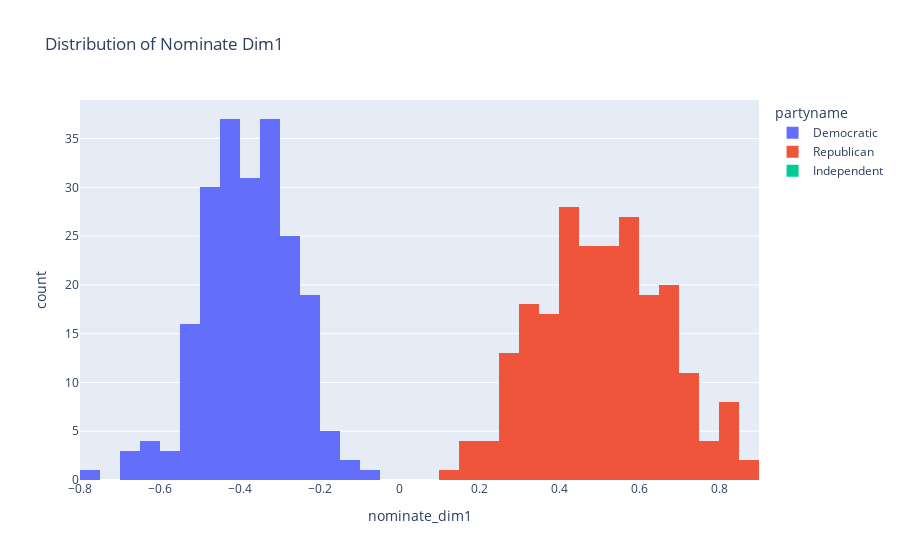

Notebook code for this chart:
### Code cell
fig = px.histogram(ideo, x='nominate_dim1', 
                   nbins=60, 
                   title='Distribution of Nominate Dim1',
                   color='partyname')
fig.show()

### Figure 1 — Plotly figure (JSON) as saved in the notebook; plotly's stock layout.template omitted (floating-point values rounded to 4 significant figures; data arrays with more than 128 entries replaced by an {"elided": "..."} marker saying what was removed)
{"data": [{"alignmentgroup": "True", "bingroup": "x", "hovertemplate": "partyname=Democratic<br>nominate_dim1=%{x}<br>count=%{y}<extra></extra>", "legendgroup": "Democratic", "marker": {"color": "#636efa", "pattern": {"shape": ""}}, "name": "Democratic", "nbinsx": 60, "offsetgroup": "Democratic", "orientation": "v", "showlegend": true, "type": "histogram", "x": {"elided": "262 float values"}, "xaxis": "x", "yaxis": "y"}, {"alignmentgroup": "True", "bingroup": "x", "hovertemplate": "partyname=Republican<br>nominate_dim1=%{x}<br>count=%{y}<extra></extra>", "legendgroup": "Republican", "marker": {"color": "#EF553B", "pattern": {"shape": ""}}, "name": "Republican", "nbinsx": 60, "offsetgroup": "Republican", "orientation": "v", "showlegend": true, "type": "histogram", "x": {"elided": "273 float values"}, "xaxis": "x", "yaxis": "y"}, {"alignmentgroup": "True", "bingroup": "x", "hovertemplate": "partyname=Independent<br>nominate_dim1=%{x}<br>count=%{y}<extra></extra>", "legendgroup": "Independent", "marker": {"color": "#00cc96", "pattern": {"shape": ""}}, "name": "Independent", "nbinsx": 60, "offsetgroup": "Independent", "orientation": "v", "showlegend": true, "type": "histogram", "x": [null, null, null, null], "xaxis": "x", "yaxis": "y"}], "layout": {"barmode": "relative", "legend": {"title": {"text": "partyname"}, "tracegroupgap": 0}, "title": {"text": "Distribution of Nominate Dim1"}, "xaxis": {"anchor": "y", "domain": [0, 1], "title": {"text": "nominate_dim1"}}, "yaxis": {"anchor": "x", "domain": [0, 1], "title": {"text": "count"}}}}
